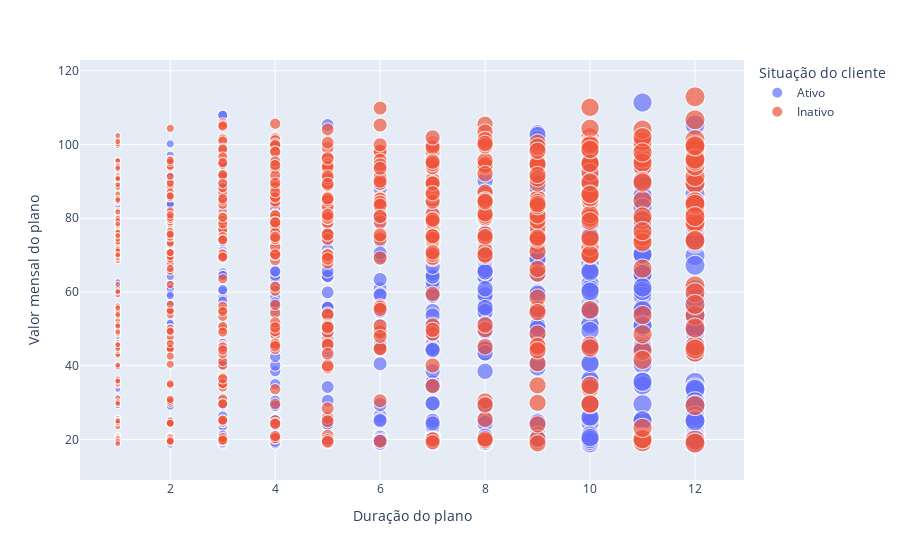

The notebook cell saved with this chart:
### Code cell
fig = px.scatter(clientes_1y, x="Duração do plano", y="Valor mensal do plano", color="Situação do cliente",
                size = 'Duração do plano'
    )
fig.show()

### Figure 1 — Plotly figure (JSON) as saved in the notebook; plotly's stock layout.template omitted (floating-point values rounded to 4 significant figures; data arrays with more than 128 entries replaced by an {"elided": "..."} marker saying what was removed)
{"data": [{"hovertemplate": "Situação do cliente=Ativo<br>Duração do plano=%{marker.size}<br>Valor mensal do plano=%{y}<extra></extra>", "legendgroup": "Ativo", "marker": {"color": "#636efa", "size": {"elided": "1138 int values"}, "sizemode": "area", "sizeref": 0.03, "symbol": "circle"}, "mode": "markers", "name": "Ativo", "showlegend": true, "type": "scattergl", "x": {"elided": "1138 int values"}, "xaxis": "x", "y": {"elided": "1138 float values"}, "yaxis": "y"}, {"hovertemplate": "Situação do cliente=Inativo<br>Duração do plano=%{marker.size}<br>Valor mensal do plano=%{y}<extra></extra>", "legendgroup": "Inativo", "marker": {"color": "#EF553B", "size": {"elided": "1037 int values"}, "sizemode": "area", "sizeref": 0.03, "symbol": "circle"}, "mode": "markers", "name": "Inativo", "showlegend": true, "type": "scattergl", "x": {"elided": "1037 int values"}, "xaxis": "x", "y": {"elided": "1037 float values"}, "yaxis": "y"}], "layout": {"legend": {"itemsizing": "constant", "title": {"text": "Situação do cliente"}, "tracegroupgap": 0}, "margin": {"t": 60}, "xaxis": {"anchor": "y", "domain": [0, 1], "title": {"text": "Duração do plano"}}, "yaxis": {"anchor": "x", "domain": [0, 1], "title": {"text": "Valor mensal do plano"}}}}
